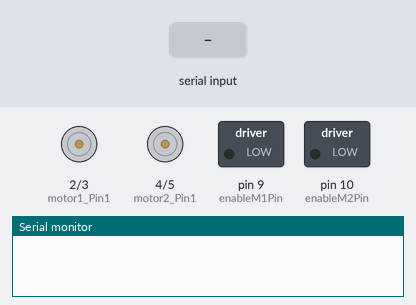
Recording of a sketch running on a simulated Arduino Uno, built with avr-gcc and run on an emulated ATmega328P. On the bench: motor-driver pin pairs drawn as motors (green arrow = first pin HIGH = forward, orange = second pin HIGH = backward, longer = more drive), switched loads named in the sketch (green lamp = pin HIGH), the last lines printed to the serial monitor. The inputs (shaded band) are chosen by the test bench.

Above: at 1.2 s.
1.3 s: "V90\n" received over Serial
At 2.6 s:
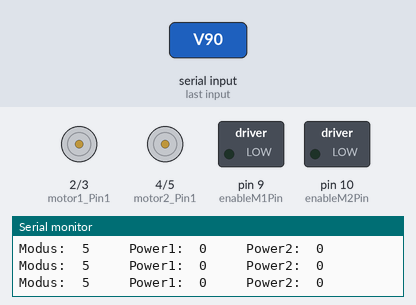
2.9 s: "Z90\n" received over Serial
At 3.9 s:
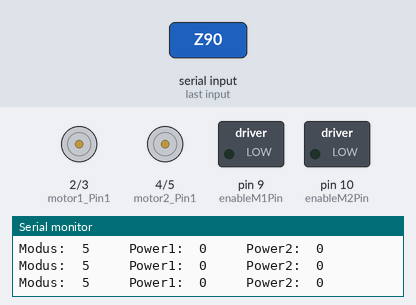
4.5 s: "L90\n" received over Serial
At 5.1 s:
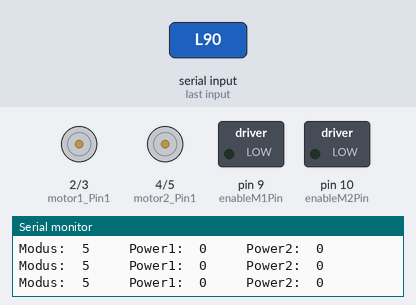
6.1 s: "R90\n" received over Serial
At 7.4 s:
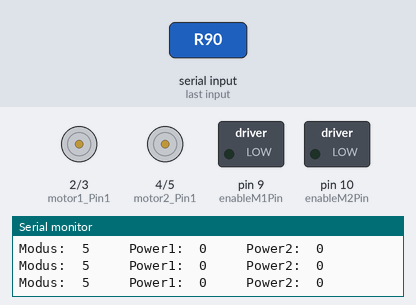
7.7 s: "V" received over Serial
At 8.5 s:
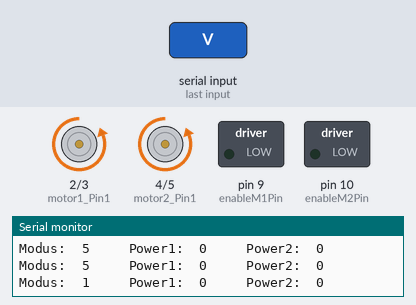
9.2 s: "&" received over Serial
At 9.7 s:
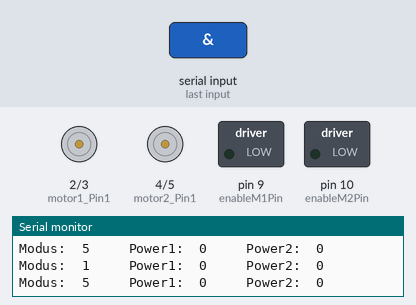
Timing chart, 0 to 11.7 s (numbered marks = the images above; inputs shaded):
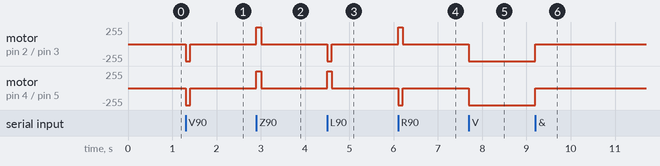

Measured:
- after the input at 1.3 s, motor on pin 2 (motor1_Pin1) / pin 3 (motor1_Pin2), motor on pin 4 (motor2_Pin1) / pin 5 (motor2_Pin2): stopped → backward 255/255 at once, → stopped 0.10 s later
- after the input at 2.9 s, motor on pin 2 (motor1_Pin1) / pin 3 (motor1_Pin2), motor on pin 4 (motor2_Pin1) / pin 5 (motor2_Pin2): stopped → forward 255/255 at once, → stopped 0.10 s later
- after the input at 4.5 s, motor on pin 2 (motor1_Pin1) / pin 3 (motor1_Pin2): stopped → backward 255/255 at once, → stopped 0.10 s later; motor on pin 4 (motor2_Pin1) / pin 5 (motor2_Pin2): stopped → forward 255/255 at once, → stopped 0.10 s later
- after the input at 6.1 s, motor on pin 2 (motor1_Pin1) / pin 3 (motor1_Pin2): stopped → forward 255/255 at once, → stopped 0.10 s later; motor on pin 4 (motor2_Pin1) / pin 5 (motor2_Pin2): stopped → backward 255/255 at once, → stopped 0.10 s later
- after the input at 7.7 s, motor on pin 2 (motor1_Pin1) / pin 3 (motor1_Pin2), motor on pin 4 (motor2_Pin1) / pin 5 (motor2_Pin2): stopped → backward 255/255 at once
- after the input at 9.2 s, motor on pin 2 (motor1_Pin1) / pin 3 (motor1_Pin2), motor on pin 4 (motor2_Pin1) / pin 5 (motor2_Pin2): backward 255/255 → stopped at once

The sketch:

Zwei_Motoren_oBib2Power.ino
```cpp
/*   Zwei Motoren per Befehl über Schnittstelle ansteuern und auch einen Wert für Power senden
V = Vorwärts; Z = Zurück; L = Links; R = Rechts; S = Stop
plus Zahl zwischen 0 un 255  z.B.  V120   */

// Bewegungsrichtungen + Pause
enum Motion        // Liste mit Konstanten
{
  FORWARD = 1,     // nit "1" beginnend
  BACKWARD,
  RIGHT,
  LEFT,
  PAUSE
};

int motor1_Pin1 = 2;          // Motorpins
int motor1_Pin2 = 3;
int motor2_Pin1 = 4;
int motor2_Pin2 = 5;
int enableM1Pin  = 9;         // Motor1 Enable Pin
int enableM2Pin  = 10;        // Motor2 Enable Pin

byte empfByte = 0;            // Variable für empfangenes BYTE
int moveModus = PAUSE;        // speichert die Richtung bzw. Modus
int oldMoveModus = PAUSE;     // speichert alten Modus
int power1 = 0;                // aktuelleGeschwindigkeit Motor1
int oldPower1 = 0;             // alte Geschwindigkeit Motor1
int power2 = 0;                // aktuelleGeschwindigkeit Motor2
int oldPower2 = 0;             // alte Geschwindigkeit Motor2


void setup()
{
  MotorenSet();         // Ausgänge der Motoren definieren
  Serial.begin(9600);   // öffnet die serielle Schnittstelle und legt die Baudrate auf 9600 bps
}

void loop()
{
  while (Serial.available() > 0)     // if there's any serial available, read it:
  {
    empfByte = Serial.read();
    switch(empfByte)
    {                   // mehrfache Kontrollstruktur
      case 'V':         // Vorwärts
        moveModus = FORWARD;
        break;          // Sprung zum SWITCH Ende
      case 'Z':         // rückwärts
        moveModus = BACKWARD;
        break;
      case 'L':         // links
        moveModus = LEFT;
        power1 = (power1 + power2) / 2;
        power2 = power1;
        break;
      case 'R':         // rechts
        moveModus = RIGHT;
        power1 = (power1 + power2) / 2;
        power2 = power1;
        break;
      case 'S':         // Stop
        moveModus = PAUSE;
        power1 = 0;
        power2 = 0;
        break;
      case 'P':
        power1 = Serial.parseInt();           // Fkt liest einen ZahlenString und liefert Wert zurück
        power1 = constrain(power1, 0, 255);    // begrenzt "power" zwischen 0 und 255 (PWM)
        empfByte = Serial.read();
        if (empfByte == '&')
        {
          power2 = Serial.parseInt();           // Fkt liest einen ZahlenString und liefert Wert zurück
          power2 = constrain(power2, 0, 255);    // begrenzt "power" zwischen 0 und 255 (PWM)
          if ((moveModus == RIGHT) || (moveModus == LEFT))
          {
            power1 = (power1 + power2) / 2;
            power2 = power1;
          }
        }
        else
        {
          power1 = 0;
          power2 = 0;
        }
        break;
      default:          // alle anderen Tasten STOP
        moveModus = PAUSE;
        power1 = 0;
        power2 = 0;
      break;
    }      // switch
    // look for the next valid integer in the incoming serial stream:
//    power = Serial.parseInt();           // Fkt liest einen ZahlenString und liefert Wert zurück
//    power = constrain(power, 0, 255);    // begrenzt "power" zwischen 0 und 255 (PWM)
    Serial.print("Modus:  ");
    Serial.print(moveModus);
    Serial.print("     Power1:  ");
    Serial.print(power1);
    Serial.print("     Power2:  ");
    Serial.println(power2);
  }  //while
  if ((moveModus != oldMoveModus) || (power1 != oldPower1) || (power2 != oldPower2))
  {   // nur wenn neuer Modus
    MotorenMove(moveModus, power1, power2);   // dann neuer Move Befehl
    oldMoveModus = moveModus;        // neuer Zustand speichern
    oldPower1 = power1;                // damit wird Fkt nur aufgerufen bei Änderung
    oldPower2 = power2;                // damit wird Fkt nur aufgerufen bei Änderung
  }   // if
}    // loop
```

Zwei_Motoren_Fkt.ino
```cpp
void MotorenSet()                 // setzen der Motor-Steuer-Ausgänge
{
  pinMode(motor1_Pin1, OUTPUT);
  pinMode(motor1_Pin2, OUTPUT);
  pinMode(motor2_Pin1, OUTPUT);
  pinMode(motor2_Pin2, OUTPUT);
}

void MotorenMove(int mV, int pwm1, int pwm2)  // Funktion zum Ansteuern der Motoren
{
  byte m1_1, m1_2, m2_1, m2_2;

  switch(mV)
  {
    case FORWARD:                 // Forwärts
      m1_1 = LOW; m1_2 = HIGH;    // Setzen der 4 H-Brücken Schalter
      m2_1 = LOW; m2_2 = HIGH;
      break;
    case BACKWARD:                // Rückwärts
      m1_1 = HIGH; m1_2 = LOW;    // Setzen der 4 H-Brücken Schalter
      m2_1 = HIGH; m2_2 = LOW;
      break;
    case RIGHT:                   // Rechts
      m1_1 = HIGH; m1_2 = LOW;    // Setzen der 4 H-Brücken Schalter
      m2_1 = LOW;  m2_2 = HIGH;
      break;
    case LEFT:                    // Links
      m1_1 = LOW;  m1_2 = HIGH;   // Setzen der 4 H-Brücken Schalter
      m2_1 = HIGH; m2_2 = LOW;
      break;
    case PAUSE:                   // Pause
      m1_1 = LOW; m1_2 = LOW;     // Setzen der 4 H-Brücken Schalter
      m2_1 = LOW; m2_2 = LOW;
      break;
    default:                      // bei allen anderen Werten nichts tun
      break;
  }  // switch
  digitalWrite(motor1_Pin1, m1_1);  // Ansteuern der 4 H-Brücken Schalter
  digitalWrite(motor1_Pin2, m1_2);  // Ansteuern der 4 H-Brücken Schalter
  digitalWrite(motor2_Pin1, m2_1);  // Ansteuern der 4 H-Brücken Schalter
  digitalWrite(motor2_Pin2, m2_2);  // Ansteuern der 4 H-Brücken Schalter
  analogWrite(enableM1Pin, pwm1);    // Ansteuern PWM Motor 1
  analogWrite(enableM2Pin, pwm2);    // Ansteuern PWM Motor 2
}    // fkt
```
